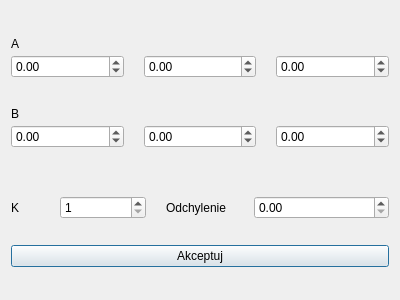
<?xml version="1.0" encoding="UTF-8"?>
<ui version="4.0">
 <class>Dialog_ARX</class>
 <widget class="QDialog" name="Dialog_ARX">
  <property name="geometry">
   <rect>
    <x>0</x>
    <y>0</y>
    <width>400</width>
    <height>300</height>
   </rect>
  </property>
  <property name="baseSize">
   <size>
    <width>200</width>
    <height>200</height>
   </size>
  </property>
  <property name="windowTitle">
   <string>Dialog</string>
  </property>
  <layout class="QVBoxLayout" name="verticalLayout_4" stretch="1,2,1,2,2,2,1,2,1">
   <property name="spacing">
    <number>3</number>
   </property>
   <item>
    <spacer name="verticalSpacer_3">
     <property name="orientation">
      <enum>Qt::Vertical</enum>
     </property>
     <property name="sizeHint" stdset="0">
      <size>
       <width>20</width>
       <height>40</height>
      </size>
     </property>
    </spacer>
   </item>
   <item>
    <layout class="QVBoxLayout" name="verticalLayout" stretch="1,2">
     <property name="spacing">
      <number>1</number>
     </property>
     <item>
      <layout class="QHBoxLayout" name="horizontalLayout" stretch="1,9">
       <item>
        <widget class="QLabel" name="label">
         <property name="text">
          <string>A</string>
         </property>
        </widget>
       </item>
       <item>
        <spacer name="horizontalSpacer">
         <property name="orientation">
          <enum>Qt::Horizontal</enum>
         </property>
         <property name="sizeHint" stdset="0">
          <size>
           <width>40</width>
           <height>20</height>
          </size>
         </property>
        </spacer>
       </item>
      </layout>
     </item>
     <item>
      <layout class="QHBoxLayout" name="horizontalLayout_2" stretch="1,1,1">
       <property name="spacing">
        <number>20</number>
       </property>
       <item>
        <widget class="QDoubleSpinBox" name="SpinBox_A1">
         <property name="minimum">
          <double>-99.000000000000000</double>
         </property>
        </widget>
       </item>
       <item>
        <widget class="QDoubleSpinBox" name="SpinBox_A2">
         <property name="minimum">
          <double>-99.000000000000000</double>
         </property>
        </widget>
       </item>
       <item>
        <widget class="QDoubleSpinBox" name="SpinBox_A3">
         <property name="minimum">
          <double>-99.000000000000000</double>
         </property>
        </widget>
       </item>
      </layout>
     </item>
    </layout>
   </item>
   <item>
    <spacer name="verticalSpacer_2">
     <property name="orientation">
      <enum>Qt::Vertical</enum>
     </property>
     <property name="sizeHint" stdset="0">
      <size>
       <width>20</width>
       <height>40</height>
      </size>
     </property>
    </spacer>
   </item>
   <item>
    <layout class="QVBoxLayout" name="verticalLayout_2" stretch="1,2">
     <property name="spacing">
      <number>1</number>
     </property>
     <item>
      <layout class="QHBoxLayout" name="horizontalLayout_3" stretch="1,9">
       <item>
        <widget class="QLabel" name="label_2">
         <property name="text">
          <string>B</string>
         </property>
        </widget>
       </item>
       <item>
        <spacer name="horizontalSpacer_2">
         <property name="orientation">
          <enum>Qt::Horizontal</enum>
         </property>
         <property name="sizeHint" stdset="0">
          <size>
           <width>40</width>
           <height>20</height>
          </size>
         </property>
        </spacer>
       </item>
      </layout>
     </item>
     <item>
      <layout class="QHBoxLayout" name="horizontalLayout_4">
       <property name="spacing">
        <number>20</number>
       </property>
       <item>
        <widget class="QDoubleSpinBox" name="SpinBox_B1">
         <property name="minimum">
          <double>-99.000000000000000</double>
         </property>
        </widget>
       </item>
       <item>
        <widget class="QDoubleSpinBox" name="SpinBox_B2">
         <property name="minimum">
          <double>-99.000000000000000</double>
         </property>
        </widget>
       </item>
       <item>
        <widget class="QDoubleSpinBox" name="SpinBox_B3">
         <property name="minimum">
          <double>-99.000000000000000</double>
         </property>
        </widget>
       </item>
      </layout>
     </item>
    </layout>
   </item>
   <item>
    <spacer name="verticalSpacer">
     <property name="orientation">
      <enum>Qt::Vertical</enum>
     </property>
     <property name="sizeHint" stdset="0">
      <size>
       <width>20</width>
       <height>40</height>
      </size>
     </property>
    </spacer>
   </item>
   <item>
    <layout class="QHBoxLayout" name="horizontalLayout_6" stretch="2,1,2">
     <property name="spacing">
      <number>20</number>
     </property>
     <item>
      <layout class="QHBoxLayout" name="horizontalLayout_5" stretch="1,3">
       <item>
        <widget class="QLabel" name="label_3">
         <property name="text">
          <string>K</string>
         </property>
        </widget>
       </item>
       <item>
        <widget class="QSpinBox" name="spinBox_k">
         <property name="minimum">
          <number>1</number>
         </property>
        </widget>
       </item>
      </layout>
     </item>
     <item>
      <widget class="QLabel" name="label_4">
       <property name="text">
        <string>Odchylenie</string>
       </property>
      </widget>
     </item>
     <item>
      <widget class="QDoubleSpinBox" name="Spbox_odchyl">
       <property name="maximum">
        <double>0.090000000000000</double>
       </property>
       <property name="singleStep">
        <double>0.010000000000000</double>
       </property>
      </widget>
     </item>
    </layout>
   </item>
   <item>
    <spacer name="verticalSpacer_5">
     <property name="orientation">
      <enum>Qt::Vertical</enum>
     </property>
     <property name="sizeHint" stdset="0">
      <size>
       <width>20</width>
       <height>40</height>
      </size>
     </property>
    </spacer>
   </item>
   <item>
    <widget class="QPushButton" name="buttonAccept">
     <property name="text">
      <string>Akceptuj</string>
     </property>
    </widget>
   </item>
   <item>
    <spacer name="verticalSpacer_4">
     <property name="orientation">
      <enum>Qt::Vertical</enum>
     </property>
     <property name="sizeHint" stdset="0">
      <size>
       <width>20</width>
       <height>40</height>
      </size>
     </property>
    </spacer>
   </item>
  </layout>
 </widget>
 <resources/>
 <connections/>
</ui>
